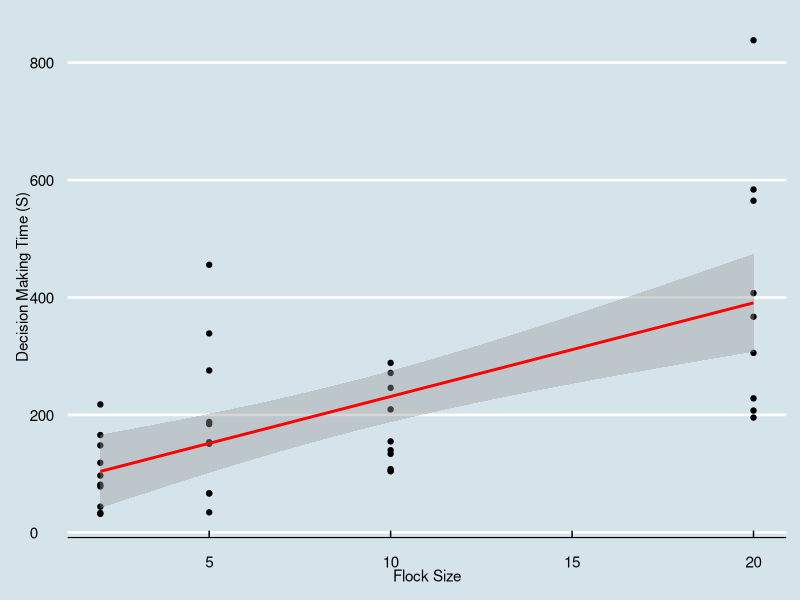
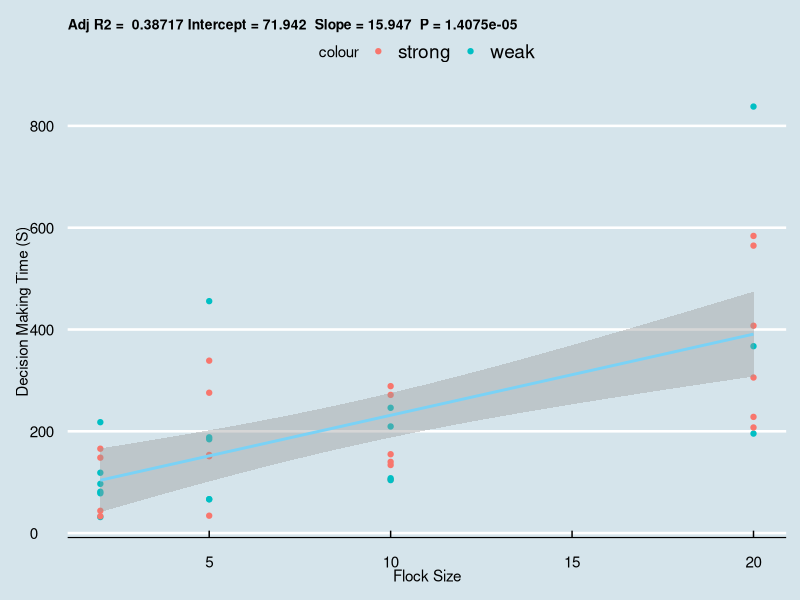

Reproduce these figures in R, in order.
## ---- chunk 1
library(ggplot2) #For plotting.
library(ggthemes) #For pretty plots.
library(tidyverse) #For data manipulation.
## ---- chunk 2
# Load data:
data<-read.delim("Data.txt")

# Transform "site" to a factor variable:
data$Site<-as.factor(data$Site)

# Create the aggregated deviation metric:
data = data %>%
    mutate(deviation = ifelse(abs(data$Homing.direction..degrees.) > 20, "strong", "weak"))

# Transform the deviation metric to a factor:
data$deviation<-as.factor(data$deviation)
## ---- chunk 3
set.seed(12)

fit <- lm(data$Decision.making.time..sec. ~ data$Flock.size, data=data)
summary(fit)
## ---- chunk 4
ggplot(data,aes(data$Flock.size, data$Decision.making.time..sec.)) +
  geom_point() + 
  geom_smooth(method='lm', formula= y~x, colour = "red") + theme_economist() + xlab("Flock Size") + ylab("Decision Making Time (S)")
## ---- chunk 5
ggplotRegression <- function (fit) {

require(ggplot2)

ggplot(fit$model, aes_string(x = names(fit$model)[2], y = names(fit$model)[1],colour=data$deviation)) + 
  geom_point() +
  stat_smooth(method = "lm", col = "#7ad2f6") +
  labs(title = paste("Adj R2 = ",signif(summary(fit)$adj.r.squared, 5),
                     "Intercept =",signif(fit$coef[[1]],5 ),
                     " Slope =",signif(fit$coef[[2]], 5),
                     " P =",signif(summary(fit)$coef[2,4], 5)))
}
## ---- chunk 6
ggplotRegression(fit) + theme_economist() + xlab("Flock Size") + ylab("Decision Making Time (S)") + theme(plot.title = element_text(size=10)) 

## ---- chunk 7
fit2 <- lm(data$Decision.making.time..sec.~data$Flock.size + data$Homing.direction..degrees.^2)

summary(fit2)
